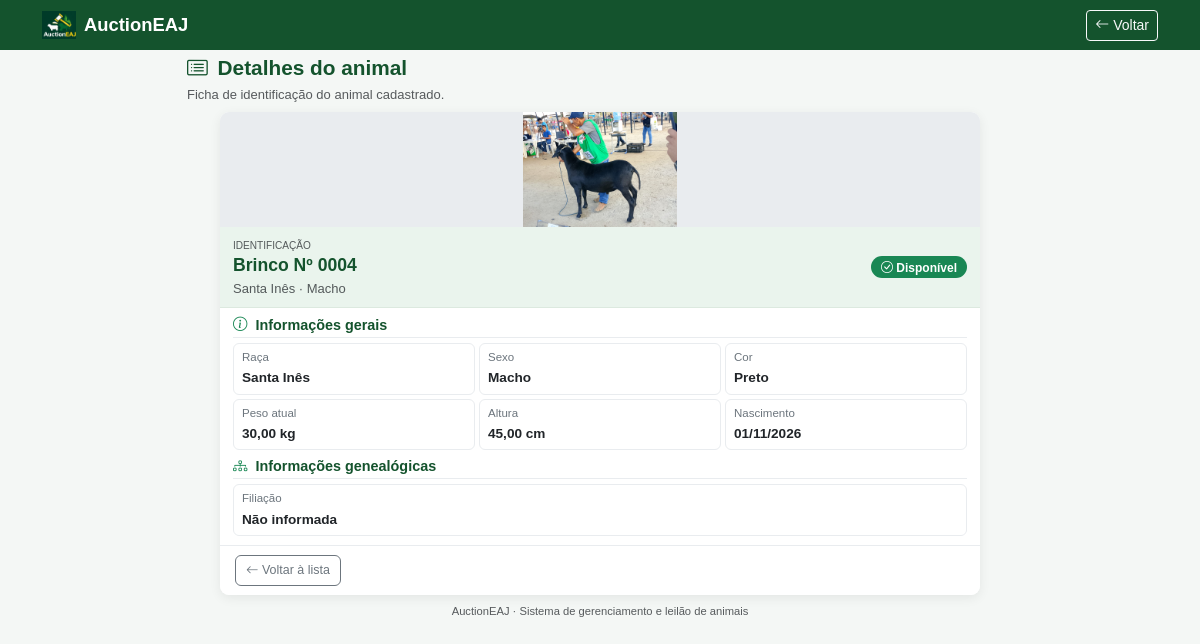
The app's page /detalhes/4/, older data.
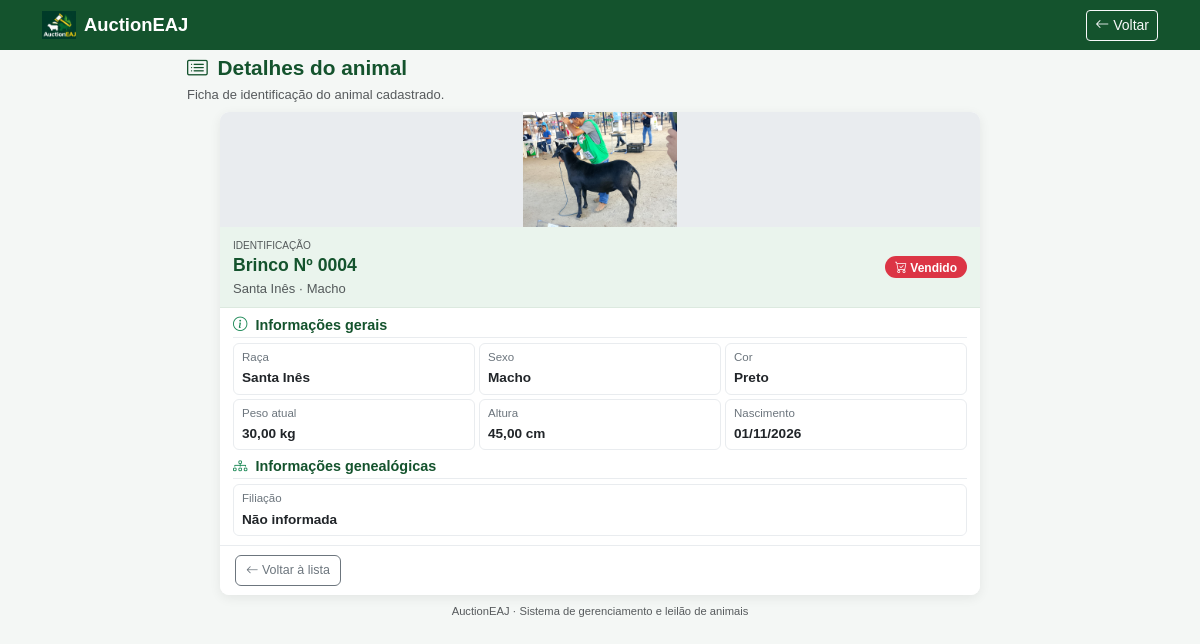
The same page, newer data.
### ovinos/views.py (the view)
# urls.py: path('detalhes/<int:pk>/', views.detalhes_ovino, name='detalhes_ovino'),
def detalhes_ovino(request, pk):
    ovino = get_object_or_404(Ovino, pk=pk)
    return render(
        request,
        'ovinos/detalhes_ovino.html',
        {'ovino': ovino}
    )

### ovinos/templates/ovinos/detalhes_ovino.html (shortened to what the changed rows need)
{% load static %}
<!DOCTYPE html>
<html lang="pt-br">
<head>
    <link href="https://cdn.jsdelivr.net/npm/bootstrap@5.3.0/dist/css/bootstrap.min.css" rel="stylesheet">
    <link href="https://cdn.jsdelivr.net/npm/bootstrap-icons@1.11.3/font/bootstrap-icons.css" rel="stylesheet">
</head>
<body>
<main class="container my-2">
    <div class="mb-2">
        <h1 class="page-title mb-1">
            <i class="bi bi-card-list me-1"></i>
            Detalhes do animal
        </h1>
    </div>
    <div class="card animal-card">
        <div class="animal-header">
            <div class="d-flex flex-wrap justify-content-between align-items-center gap-2">
                <div>
                    <h2>
                        Brinco Nº {{ ovino.numero_brinco }}
                    </h2>
                </div>
                <div>
                    {% if ovino.status == 'Disponível' %}
                        <span class="badge badge-status">
                            <i class="bi bi-check-circle"></i>
                            Disponível
                        </span>
                    {% elif ovino.status == 'Vendido' %}
                        <span class="badge badge-status badge-vendido">
                            <i class="bi bi-cart-check"></i>
                            Vendido
                        </span>
                    {% else %}
                        <span class="badge badge-status badge-reservado">
                            <i class="bi bi-clock"></i>
                            Reservado
                        </span>
                    {% endif %}
                </div>
            </div>
        </div>
    </div>
</main>
</body>
</html>

Row changes from the older to the newer data that the page shows:
changed Ovino "Santa Inês": status "Disponível" → "Vendido" (drawn)
Text that changed along with them:
text no longer shown: "Disponível"
text now shown: "Vendido"
